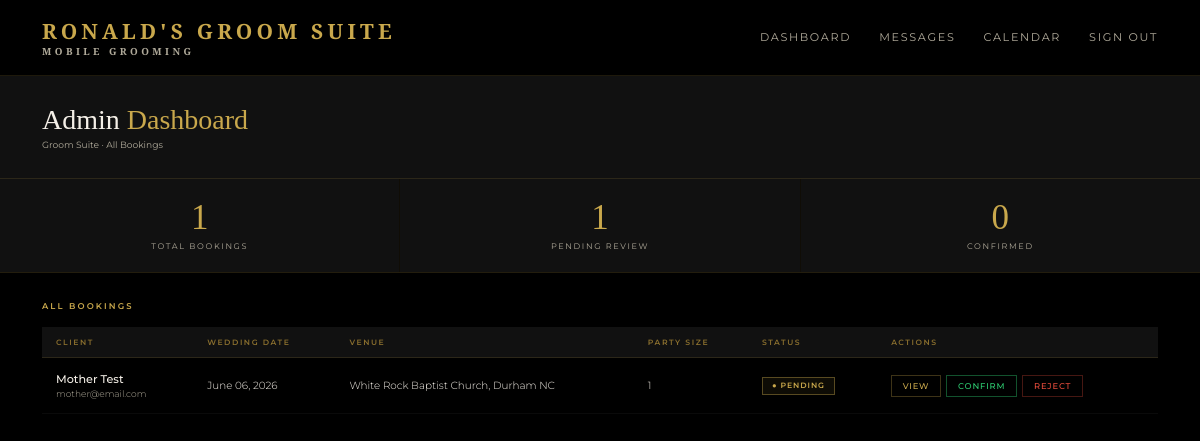
Page /admin (signed in) on the earlier database version.
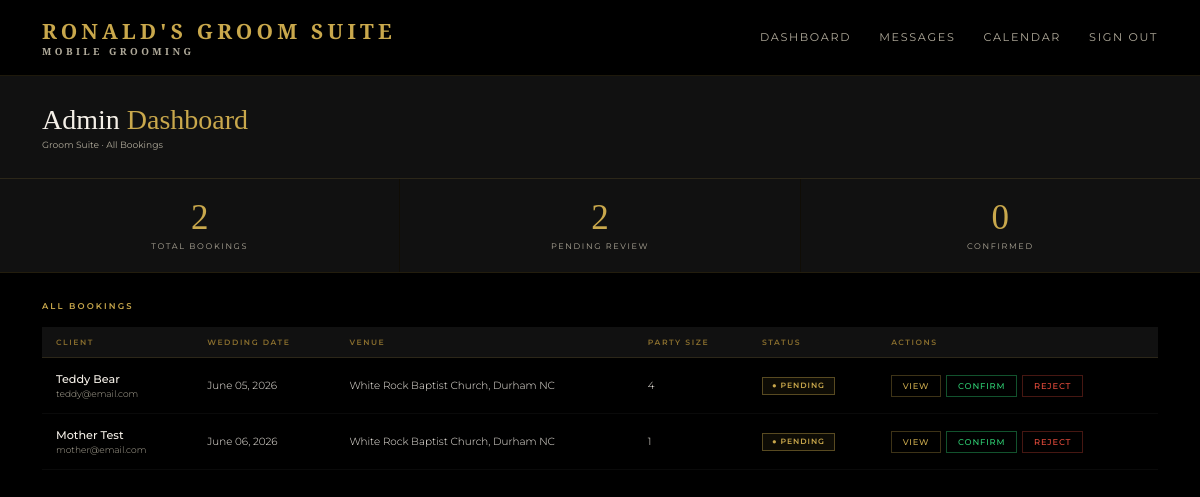
Same page on the later database version.
### models.py (models this page shows)
class Booking(db.Model):
    id = db.Column(db.Integer, primary_key=True)
    wedding_date = db.Column(db.String(50), nullable=False)
    venue = db.Column(db.String(200), nullable=False)
    start_time = db.Column(db.String(20))
    party_size = db.Column(db.Integer, default=1)
    package = db.Column(db.String(100))
    addons = db.Column(db.String(200))
    notes = db.Column(db.Text)
    status = db.Column(db.String(20), default='pending')
    created_at = db.Column(db.DateTime, default=datetime.utcnow)
    user_id = db.Column(db.Integer, db.ForeignKey('user.id'), nullable=False)
    party_members = db.relationship('PartyMember', backref='booking', lazy=True)
    messages = db.relationship('Message', backref='booking_messages', lazy=True, foreign_keys='Message.booking_id')

class User(UserMixin, db.Model):
    id = db.Column(db.Integer, primary_key=True)
    name = db.Column(db.String(100), nullable=False)
    email = db.Column(db.String(120), unique=True, nullable=False)
    password = db.Column(db.String(200), nullable=False)
    role = db.Column(db.String(20), default='client')
    phone = db.Column(db.String(20))
    password_changed = db.Column(db.Boolean, default=False)
    bookings = db.relationship('Booking', backref='client', lazy=True)

### routes.py (the view)
    @app.route('/admin')
    @login_required
    @admin_required
    def admin_dashboard():
        bookings = Booking.query.order_by(Booking.wedding_date).all()
        total = len(bookings)
        pending = len([b for b in bookings if b.status == 'pending'])
        confirmed = len([b for b in bookings if b.status == 'confirmed'])
        from collections import Counter
        date_counts = Counter(b.wedding_date for b in bookings)
        conflict_dates = {date for date, count in date_counts.items() if count > 1}
        return render_template('admin/dashboard.html',
            bookings=bookings,
            total=total,
            pending=pending,
            confirmed=confirmed,
            conflict_dates=conflict_dates)

### app.py (called while the page is built)
@app.template_filter('format_date')
def format_date(value):
    try:
        return datetime.strptime(value, '%Y-%m-%d').strftime('%B %d, %Y')
    except:
        return value

### routes.py (called while the page is built)
def admin_required(f):
    @wraps(f)
    def decorated_function(*args, **kwargs):
        if not current_user.is_authenticated or current_user.role != 'admin':
            return redirect(url_for('index'))
        return f(*args, **kwargs)
    return decorated_function

### templates/admin/dashboard.html (shortened to what this page needs)
{% extends 'base.html' %}
{% block content %}
<div class="admin-header">
  <div>
    <h1 class="admin-title">Admin <span>Dashboard</span></h1>
    <p class="admin-meta">Groom Suite · All Bookings</p>
  </div>
</div>
<div class="stats-bar">
  <div class="stat-card">
    <div class="stat-value">{{ total }}</div>
    <div class="stat-label">Total Bookings</div>
  </div>
  <div class="stat-card">
    <div class="stat-value">{{ pending }}</div>
    <div class="stat-label">Pending Review</div>
  </div>
  <div class="stat-card">
    <div class="stat-value">{{ confirmed }}</div>
    <div class="stat-label">Confirmed</div>
  </div>
</div>
<div class="admin-body">
  <div class="table-header">
    <div class="table-title">All Bookings</div>
  </div>
  {% if bookings %}
  <table class="bookings-table">
    <thead>
      <tr>
        <th>Client</th>
        <th>Wedding Date</th>
        <th>Venue</th>
        <th>Party Size</th>
        <th>Status</th>
        <th>Actions</th>
      </tr>
    </thead>
    <tbody>
      {% for booking in bookings %}
      <tr class="{% if booking.wedding_date in conflict_dates %}conflict-row{% endif %}">
        <td>
          <div class="client-name">{{ booking.client.name }}</div>
          <div class="client-email">{{ booking.client.email }}</div>
        </td>
        <td>{{ booking.wedding_date | format_date }}</td>
        <td>{{ booking.venue }}</td>
        <td>{{ booking.party_size }}</td>
        <td>
          <span class="badge badge-{{ booking.status }}">
            ● {{ booking.status|capitalize }}
          </span>
        </td>
        <td>
          <div class="action-btns">
            <a href="{{ url_for('booking_detail', id=booking.id) }}" class="action-btn action-view">
              View
              {% set unread = booking.messages | selectattr('read', 'equalto', False) | selectattr('sender_id', 'ne', current_user.id) | list | length %}
            </a>
            {% if booking.status == 'pending' %}
            <a href="{{ url_for('confirm_booking', id=booking.id) }}" class="action-btn action-confirm">Confirm</a>
            <a href="{{ url_for('reject_booking', id=booking.id) }}" class="action-btn action-reject">Reject</a>
            {% endif %}
          </div>
        </td>
      </tr>
      {% endfor %}
    </tbody>
  </table>
  {% else %}
  <div class="empty-state">
    <p>No bookings yet. They'll appear here once clients submit inquiries.</p>
  </div>
  {% endif %}
</div>
{% endblock %}

Differences in the rows shown:
added Booking: client.name "Teddy Bear", client.email "teddy@email.com", wedding_date "June 05, 2026", venue "White Rock Baptist Church, Durham NC", party_size "4", status "PENDING"
Other differences:
{{ total }}: "1" → "2"
{{ pending }}: "1" → "2"
